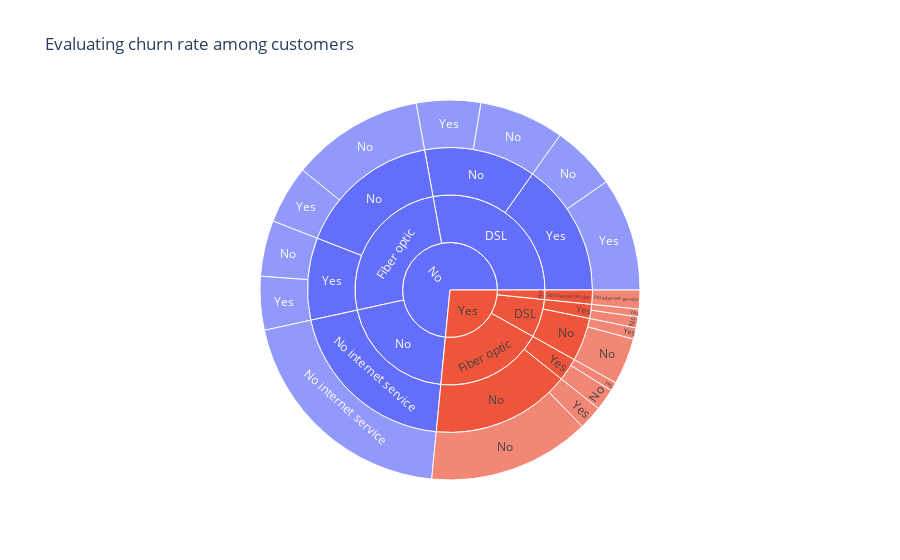

Write notebook code for a chart like this one.
### Markdown cell above
From the above chart we can see that distribution among gender and senior citizens are the same among the customers who stop the service or continue with the service.Thus we can conclude that churn rate cannot be identified among customers based on the gender or senior citizens.

### Code cell
vis3=ptly.sunburst(df_original.groupby(["Churn","InternetService","OnlineSecurity","TechSupport"]).size().reset_index(name="count"),
               path=["Churn","InternetService","OnlineSecurity","TechSupport"],values="count",title="Evaluating churn rate among customers")

vis3.show()

### Figure 1 — Plotly figure (JSON) as saved in the notebook; plotly's stock layout.template omitted (floating-point values rounded to 4 significant figures)
{"data": [{"branchvalues": "total", "domain": {"x": [0, 1], "y": [0, 1]}, "hovertemplate": "labels=%{label}<br>count=%{value}<br>parent=%{parent}<br>id=%{id}<extra></extra>", "ids": ["No/DSL/No/No", "Yes/DSL/No/No", "No/Fiber optic/No/No", "Yes/Fiber optic/No/No", "No/DSL/Yes/No", "Yes/DSL/Yes/No", "No/Fiber optic/Yes/No", "Yes/Fiber optic/Yes/No", "No/No/No internet service/No internet service", "Yes/No/No internet service/No internet service", "No/DSL/No/Yes", "Yes/DSL/No/Yes", "No/Fiber optic/No/Yes", "Yes/Fiber optic/No/Yes", "No/DSL/Yes/Yes", "Yes/DSL/Yes/Yes", "No/Fiber optic/Yes/Yes", "Yes/Fiber optic/Yes/Yes", "No/DSL/No", "Yes/DSL/No", "No/Fiber optic/No", "Yes/Fiber optic/No", "No/No/No internet service", "Yes/No/No internet service", "No/DSL/Yes", "Yes/DSL/Yes", "No/Fiber optic/Yes", "Yes/Fiber optic/Yes", "No/DSL", "Yes/DSL", "No/Fiber optic", "Yes/Fiber optic", "No/No", "Yes/No", "No", "Yes"], "labels": ["No", "No", "No", "No", "No", "No", "No", "No", "No internet service", "No internet service", "Yes", "Yes", "Yes", "Yes", "Yes", "Yes", "Yes", "Yes", "No", "No", "No", "No", "No internet service", "No internet service", "Yes", "Yes", "Yes", "Yes", "DSL", "DSL", "Fiber optic", "Fiber optic", "No", "No", "No", "Yes"], "name": "", "parents": ["No/DSL/No", "Yes/DSL/No", "No/Fiber optic/No", "Yes/Fiber optic/No", "No/DSL/Yes", "Yes/DSL/Yes", "No/Fiber optic/Yes", "Yes/Fiber optic/Yes", "No/No/No internet service", "Yes/No/No internet service", "No/DSL/No", "Yes/DSL/No", "No/Fiber optic/No", "Yes/Fiber optic/No", "No/DSL/Yes", "Yes/DSL/Yes", "No/Fiber optic/Yes", "Yes/Fiber optic/Yes", "No/DSL", "Yes/DSL", "No/Fiber optic", "Yes/Fiber optic", "No/No", "Yes/No", "No/DSL", "Yes/DSL", "No/Fiber optic", "Yes/Fiber optic", "No", "Yes", "No", "Yes", "No", "Yes", "", ""], "type": "sunburst", "values": [509, 279, 794, 971, 389, 66, 335, 130, 1413, 113, 385, 68, 349, 143, 679, 46, 321, 53, 894, 347, 1143, 1114, 1413, 113, 1068, 112, 656, 183, 1962, 459, 1799, 1297, 1413, 113, 5174, 1869]}], "layout": {"legend": {"tracegroupgap": 0}, "title": {"text": "Evaluating churn rate among customers"}}}
